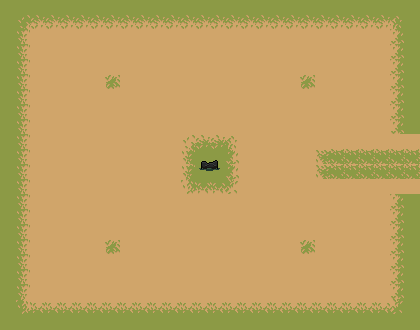

Below is a game level as drawn by its tile map, then a one-line description and the .tmx file that defines it, in full:
An orthogonal 28x22 tile map with 15x15 px tiles, 2 tile layers (sueloLayer, objetoLayer), 2 tilesets and 9 objects.

<map version="1.10" tiledversion="1.10.2" orientation="orthogonal" renderorder="right-down" width="28" height="22" tilewidth="15" tileheight="15" infinite="0" nextlayerid="4" nextobjectid="24">
 <tileset firstgid="1" source="Ground Tileset.tsx" />
 <tileset firstgid="331" source="bossTileset.tsx" />
 <layer id="1" name="sueloLayer" width="28" height="22">
  <data encoding="csv">
255,255,255,255,255,255,255,255,255,255,255,255,255,255,255,255,255,255,255,255,255,255,255,255,255,255,255,255,
255,221,222,222,222,222,222,222,222,222,222,222,222,222,222,222,222,222,222,222,222,222,222,222,222,222,223,255,
255,243,244,244,244,244,244,244,244,244,244,244,244,244,244,244,244,244,244,244,244,244,244,244,244,244,245,255,
255,243,244,244,244,244,244,244,244,244,244,244,244,244,244,244,244,244,244,244,244,244,244,244,244,244,245,255,
255,243,244,244,244,244,244,244,244,244,244,244,244,244,244,244,244,244,244,244,244,244,244,244,244,244,245,255,
255,243,244,244,244,244,244,301,244,244,244,244,244,244,244,244,244,244,244,244,301,244,244,244,244,244,245,255,
255,243,244,244,244,244,244,244,244,244,244,244,244,244,244,244,244,244,244,244,244,244,244,244,244,244,245,255,
255,243,244,244,244,244,244,244,244,244,244,244,244,244,244,244,244,244,244,244,244,244,244,244,244,244,245,255,
255,243,244,244,244,244,244,244,244,244,244,244,244,244,244,244,244,244,244,244,244,244,244,244,244,244,245,255,
255,243,244,244,244,244,244,244,244,244,244,244,232,233,233,234,244,244,244,244,244,244,244,244,244,244,244,244,
255,243,244,244,244,244,244,244,244,244,244,244,254,255,255,256,244,244,244,244,244,298,299,299,299,299,299,299,
255,243,244,244,244,244,244,244,244,244,244,244,254,255,255,256,244,244,244,244,244,298,299,299,299,299,299,299,
255,243,244,244,244,244,244,244,244,244,244,244,276,277,277,278,244,244,244,244,244,244,244,244,244,244,244,244,
255,243,244,244,244,244,244,244,244,244,244,244,244,244,244,244,244,244,244,244,244,244,244,244,244,244,245,255,
255,243,244,244,244,244,244,244,244,244,244,244,244,244,244,244,244,244,244,244,244,244,244,244,244,244,245,255,
255,243,244,244,244,244,244,244,244,244,244,244,244,244,244,244,244,244,244,244,244,244,244,244,244,244,245,255,
255,243,244,244,244,244,244,301,244,244,244,244,244,244,244,244,244,244,244,244,301,244,244,244,244,244,245,255,
255,243,244,244,244,244,244,244,244,244,244,244,244,244,244,244,244,244,244,244,244,244,244,244,244,244,245,255,
255,243,244,244,244,244,244,244,244,244,244,244,244,244,244,244,244,244,244,244,244,244,244,244,244,244,245,255,
255,243,244,244,244,244,244,244,244,244,244,244,244,244,244,244,244,244,244,244,244,244,244,244,244,244,245,255,
255,265,266,266,266,266,266,266,266,266,266,266,266,266,266,266,266,266,266,266,266,266,266,266,266,266,267,255,
255,255,255,255,255,255,255,255,255,255,255,255,255,255,255,255,255,255,255,255,255,255,255,255,255,255,255,255
</data>
 </layer>
 <layer id="3" name="objetoLayer" width="28" height="22">
  <data encoding="csv">
0,0,0,0,0,0,0,0,0,0,0,0,0,0,0,0,0,0,0,0,0,0,0,0,0,0,0,0,
0,0,0,0,0,0,0,0,0,0,0,0,0,0,0,0,0,0,0,0,0,0,0,0,0,0,0,0,
0,0,0,0,0,0,0,0,0,0,0,0,0,0,0,0,0,0,0,0,0,0,0,0,0,0,0,0,
0,0,0,0,0,0,0,0,0,0,0,0,0,0,0,0,0,0,0,0,0,0,0,0,0,0,0,0,
0,0,0,0,0,0,0,0,0,0,0,0,0,0,0,0,0,0,0,0,0,0,0,0,0,0,0,0,
0,0,0,0,0,0,0,0,0,0,0,0,0,0,0,0,0,0,0,0,0,0,0,0,0,0,0,0,
0,0,0,0,0,0,0,0,0,0,0,0,0,0,0,0,0,0,0,0,0,0,0,0,0,0,0,0,
0,0,0,0,0,0,0,0,0,0,0,0,0,0,0,0,0,0,0,0,0,0,0,0,0,0,0,0,
0,0,0,0,0,0,0,0,0,0,0,0,0,0,0,0,0,0,0,0,0,0,0,0,0,0,0,0,
0,0,0,0,0,0,0,0,0,0,0,0,0,0,0,0,0,0,0,0,0,0,0,0,0,0,0,0,
0,0,0,0,0,0,0,0,0,0,0,0,0,818,819,0,0,0,0,0,0,0,0,0,0,0,0,0,
0,0,0,0,0,0,0,0,0,0,0,0,0,903,904,0,0,0,0,0,0,0,0,0,0,0,0,0,
0,0,0,0,0,0,0,0,0,0,0,0,0,0,0,0,0,0,0,0,0,0,0,0,0,0,0,0,
0,0,0,0,0,0,0,0,0,0,0,0,0,0,0,0,0,0,0,0,0,0,0,0,0,0,0,0,
0,0,0,0,0,0,0,0,0,0,0,0,0,0,0,0,0,0,0,0,0,0,0,0,0,0,0,0,
0,0,0,0,0,0,0,0,0,0,0,0,0,0,0,0,0,0,0,0,0,0,0,0,0,0,0,0,
0,0,0,0,0,0,0,0,0,0,0,0,0,0,0,0,0,0,0,0,0,0,0,0,0,0,0,0,
0,0,0,0,0,0,0,0,0,0,0,0,0,0,0,0,0,0,0,0,0,0,0,0,0,0,0,0,
0,0,0,0,0,0,0,0,0,0,0,0,0,0,0,0,0,0,0,0,0,0,0,0,0,0,0,0,
0,0,0,0,0,0,0,0,0,0,0,0,0,0,0,0,0,0,0,0,0,0,0,0,0,0,0,0,
0,0,0,0,0,0,0,0,0,0,0,0,0,0,0,0,0,0,0,0,0,0,0,0,0,0,0,0,
0,0,0,0,0,0,0,0,0,0,0,0,0,0,0,0,0,0,0,0,0,0,0,0,0,0,0,0
</data>
 </layer>
 <objectgroup id="2" name="Colisiones">
  <object id="1" x="0" y="0" width="15" height="330">
   <properties>
    <property name="name" value="pared" />
   </properties>
  </object>
  <object id="2" x="15" y="315" width="405" height="15">
   <properties>
    <property name="name" value="pared" />
   </properties>
  </object>
  <object id="3" x="405" y="210" width="15" height="105">
   <properties>
    <property name="name" value="pared" />
   </properties>
  </object>
  <object id="4" x="405" y="0" width="15" height="120">
   <properties>
    <property name="name" value="pared" />
   </properties>
  </object>
  <object id="5" x="15" y="0" width="390" height="15">
   <properties>
    <property name="name" value="pared" />
   </properties>
  </object>
  <object id="6" x="405" y="120" width="15" height="90">
   <properties>
    <property name="name" value="puerta" />
   </properties>
  </object>
  <object id="7" x="345" y="150" width="30" height="30">
   <properties>
    <property name="name" value="start" />
   </properties>
  </object>
  <object id="8" x="435" y="105" width="30" height="120">
   <properties>
    <property name="name" value="end" />
   </properties>
  </object>
  <object id="23" gid="134" x="195" y="165" width="30" height="30">
   <properties>
    <property name="enemigo" value="objeto" />
   </properties>
  </object>
 </objectgroup>
</map>
